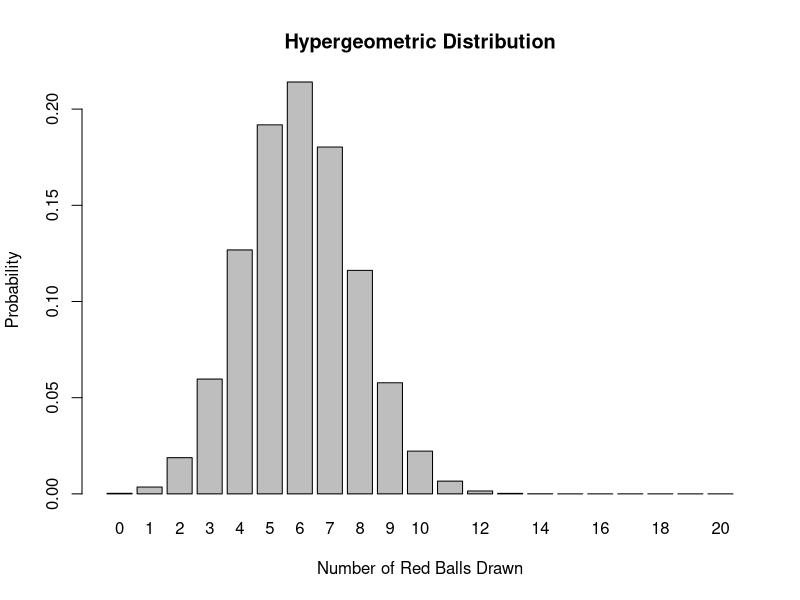
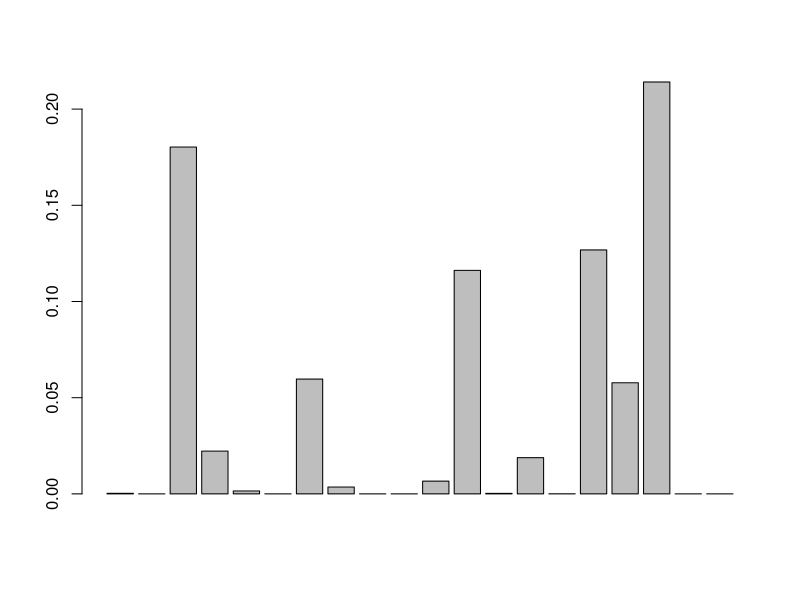
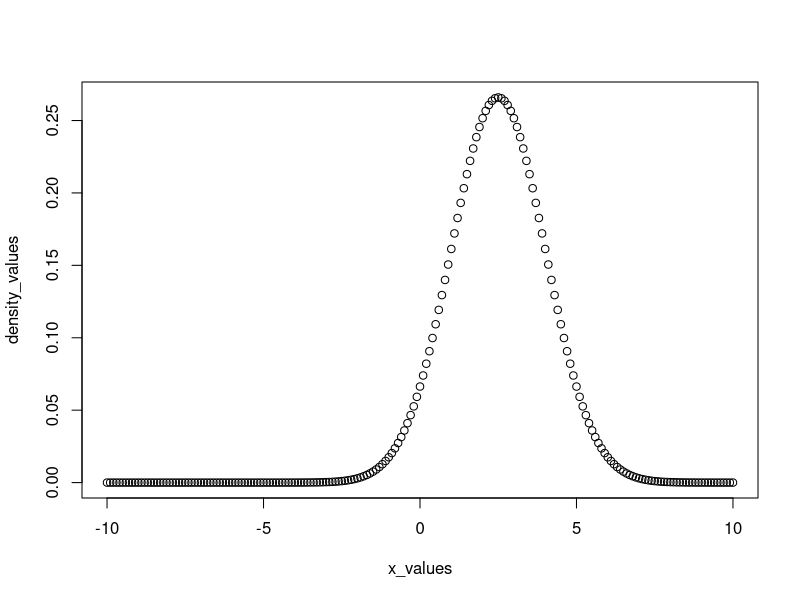
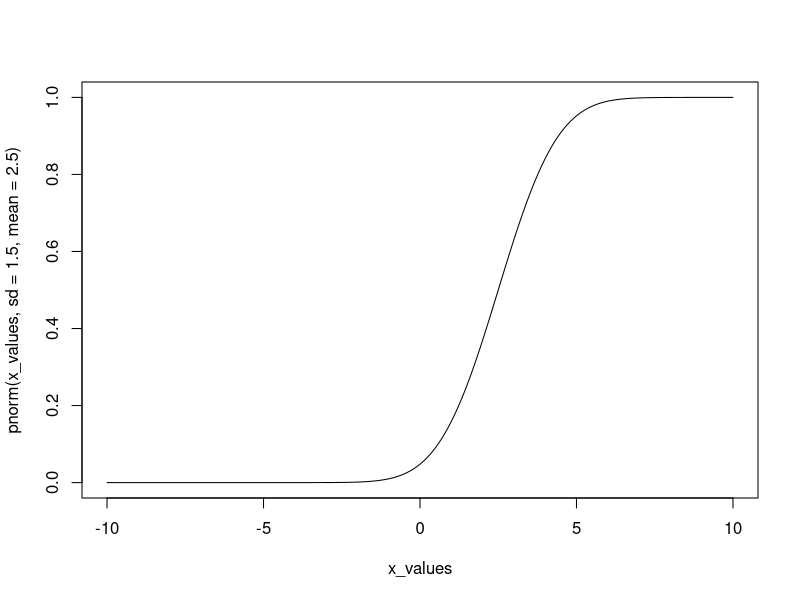
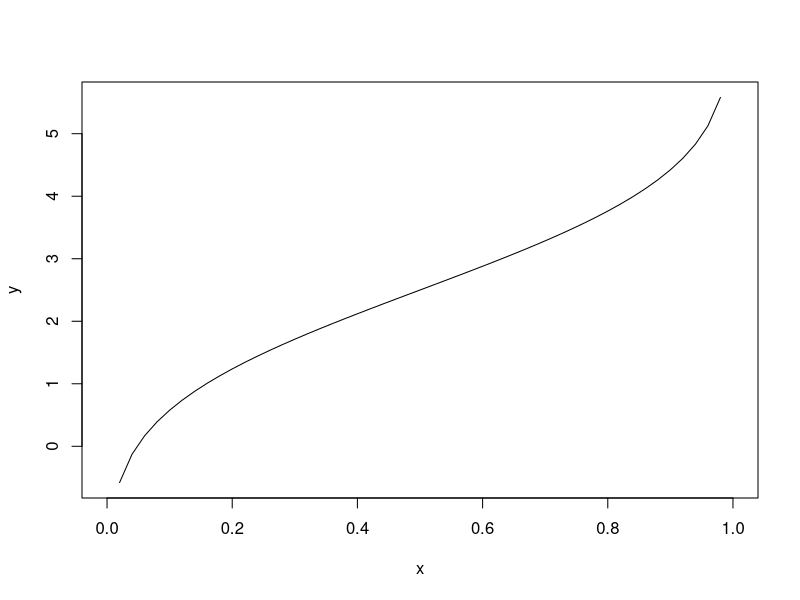

Reproduce these figures in R, in order.
#sheet 6
library("tidyverse")
library("tidyr")
library("dplyr")
library("ggplot2")

#Aufgabe 1.1.(a)
#Consider an urn with 100 balls, where are 30 balls of them are red. 
#20 balls are randomly drawn and let X be the number of red drawn balls.
total_balls <- 100
red_balls <- 30
drawn_balls <- 20
possible_X <- 0:drawn_balls
probs <- dhyper(x = possible_X, m = red_balls, n = total_balls - red_balls, k = drawn_balls)
#(b) Plot.
barplot(probs, 
        names.arg = possible_X, 
        xlab = "Number of Red Balls Drawn", 
        ylab = "Probability", 
        main = "Hypergeometric Distribution")
#Die Wahrscheinlichkeit ist für k=6 am höchsten!

#(c)Generate a sample of size 20 of values of X.
k_sample <- sample(possible_X, size = 20, replace = FALSE)
sample <- dhyper(k_sample, m = red_balls, n = total_balls - red_balls, k = drawn_balls)
barplot(sample)

#(e)
q1 <- qhyper(0.25, m = red_balls, n = total_balls - red_balls, k = drawn_balls)
q2 <- qhyper(0.50, m = red_balls, n = total_balls - red_balls, k = drawn_balls)
q3 <- qhyper(0.75, m = red_balls, n = total_balls - red_balls, k = drawn_balls)

#
random_sample <- rhyper(20, m = red_balls, n = total_balls - red_balls, k = drawn_balls)
print(random_sample)

#(d)
a <- phyper(15, m = red_balls, n = total_balls - red_balls, k = drawn_balls)
b <- phyper(5-1, m = red_balls, n = total_balls - red_balls, k = drawn_balls)
x <- a-b

#Augabe 2.1.(a)
x_values <- seq(-10, 10, .1)
density_values <- dnorm(x_values, sd = 1.5, mean = 2.5)
plot(x_values, density_values)
prob_1 <- pnorm(2, sd = 1.5, mean = 2.5)
prob_2 <- 1 - pnorm(3.1, sd = 1.5, mean = 2.5)
prob_3 <- pnorm(3.5, sd = 1.5, mean = 2.5) - pnorm(1, sd = 1.5, mean = 2.5)
plot(x_values, pnorm(x_values, sd = 1.5, mean = 2.5), type = "l")
x <- seq(0,1,.02)
y <- qnorm(x, sd = 1.5, mean = 2.5)
plot(x, y, type = "l")





